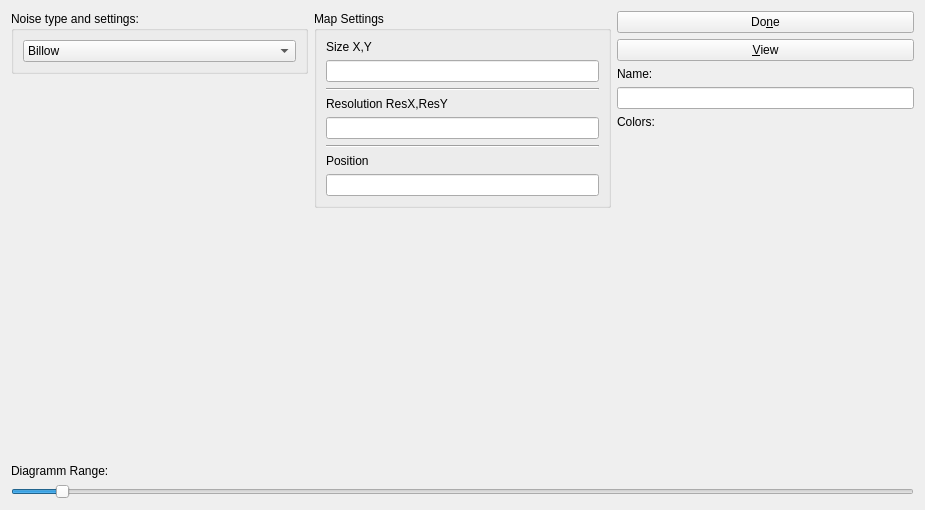
<?xml version="1.0" encoding="UTF-8"?>
<ui version="4.0">
 <class>MFNoiseGenerator</class>
 <widget class="QWidget" name="MFNoiseGenerator">
  <property name="geometry">
   <rect>
    <x>0</x>
    <y>0</y>
    <width>925</width>
    <height>510</height>
   </rect>
  </property>
  <property name="minimumSize">
   <size>
    <width>600</width>
    <height>0</height>
   </size>
  </property>
  <property name="windowTitle">
   <string>Form</string>
  </property>
  <layout class="QVBoxLayout" name="verticalLayout_3">
   <item>
    <layout class="QHBoxLayout" name="layoutHSettings">
     <property name="bottomMargin">
      <number>10</number>
     </property>
     <item>
      <layout class="QVBoxLayout" name="verticalLayoutSettings">
       <item>
        <widget class="QGroupBox" name="groupBox_3">
         <property name="minimumSize">
          <size>
           <width>240</width>
           <height>0</height>
          </size>
         </property>
         <property name="title">
          <string>Noise type and settings:</string>
         </property>
         <layout class="QVBoxLayout" name="verticalLayout_2">
          <item>
           <widget class="QComboBox" name="comboBoxNoiseType">
            <item>
             <property name="text">
              <string>Billow</string>
             </property>
            </item>
            <item>
             <property name="text">
              <string>Checkerboard</string>
             </property>
            </item>
            <item>
             <property name="text">
              <string>Const</string>
             </property>
            </item>
            <item>
             <property name="text">
              <string>Cylinders</string>
             </property>
            </item>
            <item>
             <property name="text">
              <string>Perlin</string>
             </property>
            </item>
            <item>
             <property name="text">
              <string>RidgedMulti</string>
             </property>
            </item>
            <item>
             <property name="text">
              <string>Spheres</string>
             </property>
            </item>
            <item>
             <property name="text">
              <string>Voroni</string>
             </property>
            </item>
           </widget>
          </item>
         </layout>
        </widget>
       </item>
       <item>
        <spacer name="verticalSpacer_2">
         <property name="orientation">
          <enum>Qt::Vertical</enum>
         </property>
         <property name="sizeHint" stdset="0">
          <size>
           <width>20</width>
           <height>40</height>
          </size>
         </property>
        </spacer>
       </item>
       <item>
        <spacer name="horizontalSpacer">
         <property name="orientation">
          <enum>Qt::Horizontal</enum>
         </property>
         <property name="sizeHint" stdset="0">
          <size>
           <width>40</width>
           <height>20</height>
          </size>
         </property>
        </spacer>
       </item>
      </layout>
     </item>
     <item>
      <layout class="QVBoxLayout" name="leftVLayout">
       <item>
        <widget class="QGroupBox" name="groupBox_2">
         <property name="minimumSize">
          <size>
           <width>100</width>
           <height>0</height>
          </size>
         </property>
         <property name="title">
          <string>Map Settings</string>
         </property>
         <layout class="QVBoxLayout" name="verticalLayout">
          <item>
           <widget class="QLabel" name="label_2">
            <property name="text">
             <string>Size X,Y</string>
            </property>
           </widget>
          </item>
          <item>
           <widget class="QLineEdit" name="sizeXY"/>
          </item>
          <item>
           <widget class="Line" name="line">
            <property name="orientation">
             <enum>Qt::Horizontal</enum>
            </property>
           </widget>
          </item>
          <item>
           <widget class="QLabel" name="label_3">
            <property name="text">
             <string>Resolution ResX,ResY</string>
            </property>
           </widget>
          </item>
          <item>
           <widget class="QLineEdit" name="ResolutionXY"/>
          </item>
          <item>
           <widget class="Line" name="line_2">
            <property name="orientation">
             <enum>Qt::Horizontal</enum>
            </property>
           </widget>
          </item>
          <item>
           <widget class="QLabel" name="label_4">
            <property name="text">
             <string>Position</string>
            </property>
           </widget>
          </item>
          <item>
           <widget class="QLineEdit" name="posXY"/>
          </item>
         </layout>
        </widget>
       </item>
       <item>
        <spacer name="verticalSpacer_3">
         <property name="orientation">
          <enum>Qt::Vertical</enum>
         </property>
         <property name="sizeHint" stdset="0">
          <size>
           <width>20</width>
           <height>40</height>
          </size>
         </property>
        </spacer>
       </item>
      </layout>
     </item>
     <item>
      <layout class="QVBoxLayout" name="verticalLayoutRight">
       <item>
        <widget class="QPushButton" name="buttonDone">
         <property name="text">
          <string>Do&amp;ne</string>
         </property>
        </widget>
       </item>
       <item>
        <widget class="QPushButton" name="buttonView">
         <property name="text">
          <string>&amp;View</string>
         </property>
        </widget>
       </item>
       <item>
        <widget class="QLabel" name="label">
         <property name="text">
          <string>Name:</string>
         </property>
        </widget>
       </item>
       <item>
        <widget class="QLineEdit" name="lineEditName"/>
       </item>
       <item>
        <widget class="QLabel" name="labelColors">
         <property name="minimumSize">
          <size>
           <width>250</width>
           <height>0</height>
          </size>
         </property>
         <property name="text">
          <string>Colors:</string>
         </property>
        </widget>
       </item>
       <item>
        <layout class="QVBoxLayout" name="verticalLayoutColors"/>
       </item>
       <item>
        <spacer name="verticalSpacer">
         <property name="orientation">
          <enum>Qt::Vertical</enum>
         </property>
         <property name="sizeHint" stdset="0">
          <size>
           <width>20</width>
           <height>40</height>
          </size>
         </property>
        </spacer>
       </item>
       <item>
        <spacer name="horizontalSpacer_2">
         <property name="orientation">
          <enum>Qt::Horizontal</enum>
         </property>
         <property name="sizeHint" stdset="0">
          <size>
           <width>270</width>
           <height>20</height>
          </size>
         </property>
        </spacer>
       </item>
      </layout>
     </item>
    </layout>
   </item>
   <item>
    <widget class="QLabel" name="label_5">
     <property name="text">
      <string>Diagramm Range:</string>
     </property>
    </widget>
   </item>
   <item>
    <widget class="QSlider" name="sliderHRange">
     <property name="minimum">
      <number>1</number>
     </property>
     <property name="maximum">
      <number>1000</number>
     </property>
     <property name="value">
      <number>50</number>
     </property>
     <property name="orientation">
      <enum>Qt::Horizontal</enum>
     </property>
     <property name="invertedAppearance">
      <bool>false</bool>
     </property>
     <property name="invertedControls">
      <bool>false</bool>
     </property>
     <property name="tickPosition">
      <enum>QSlider::NoTicks</enum>
     </property>
    </widget>
   </item>
  </layout>
 </widget>
 <resources/>
 <connections/>
</ui>
